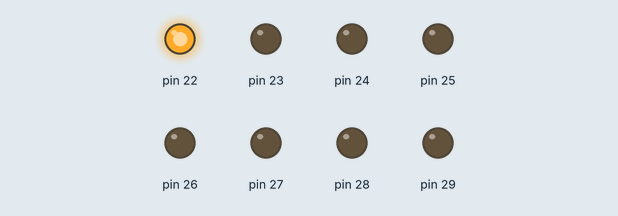
The sketch below on a simulated Arduino Mega 2560, built with avr-gcc and run on an emulated ATmega2560. Shown: output pins drawn as LEDs (lit = HIGH).

Above: at 0.2 s.
At 0.6 s:
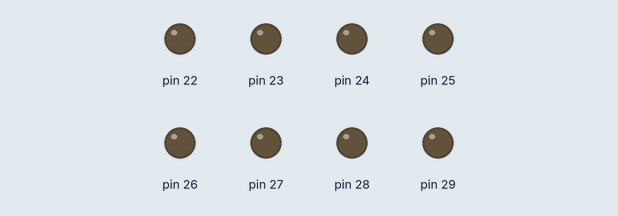
At 0.9 s:
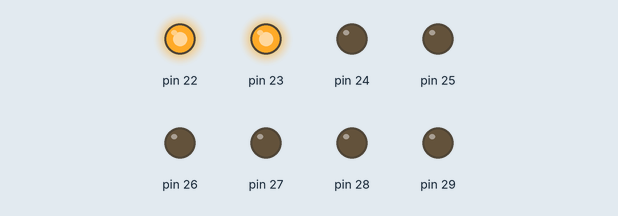
At 1.6 s:
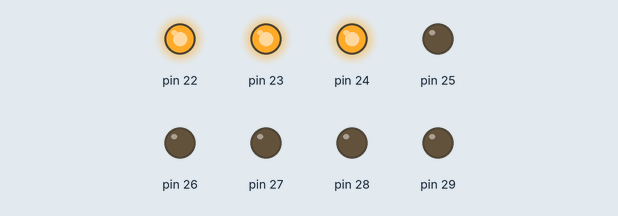
At 2.3 s:
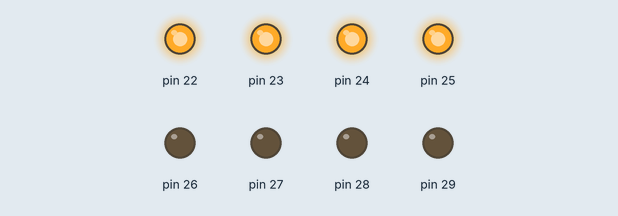
Timing chart, 0 to 3.0 s (numbered marks = the images above):
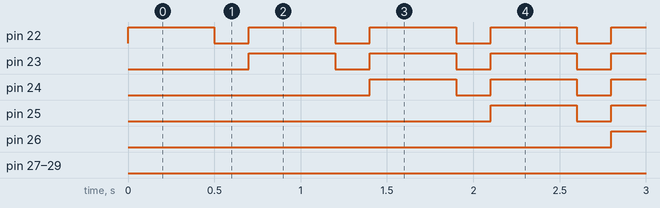

The sketch:

Q8.ino
```cpp
unsigned s=0;
void setup()
{
   DDRA = 0xFF;
}
void loop()
{
  if(s < 8)
  {
  PORTA =  (1 << s+1)-1;
  }
  else
  {
    PORTA = 0xFF << (s-6);
  }
  delay(500);
  PORTA = 0;
  delay(200);
  s++;
}
 /*s = ++s % 15;*/
```

Measured:
- by itself, pin 22: alternates HIGH for 0.50 s and LOW for 0.20 s, 16 changes in all, then stays LOW
- by itself, pin 23–25: alternates HIGH for 0.50 s and LOW for 0.20 s, 14 changes in all, then stays LOW
- by itself, pin 26: LOW → HIGH at 2.8 s, → LOW 0.50 s later, → HIGH 0.20 s later, → LOW 0.50 s later, … (14 changes in this stretch)
- by itself, pin 27: LOW → HIGH at 3.5 s, → LOW 0.50 s later, → HIGH 0.20 s later, → LOW 0.50 s later, … (14 changes in this stretch)
- by itself, pin 28: LOW → HIGH at 4.2 s, → LOW 0.50 s later, → HIGH 0.20 s later, → LOW 0.50 s later, … (14 changes in this stretch)
- by itself, pin 29: LOW → HIGH at 4.9 s, → LOW 0.50 s later, → HIGH 0.20 s later, → LOW 0.50 s later, … (14 changes in this stretch)
